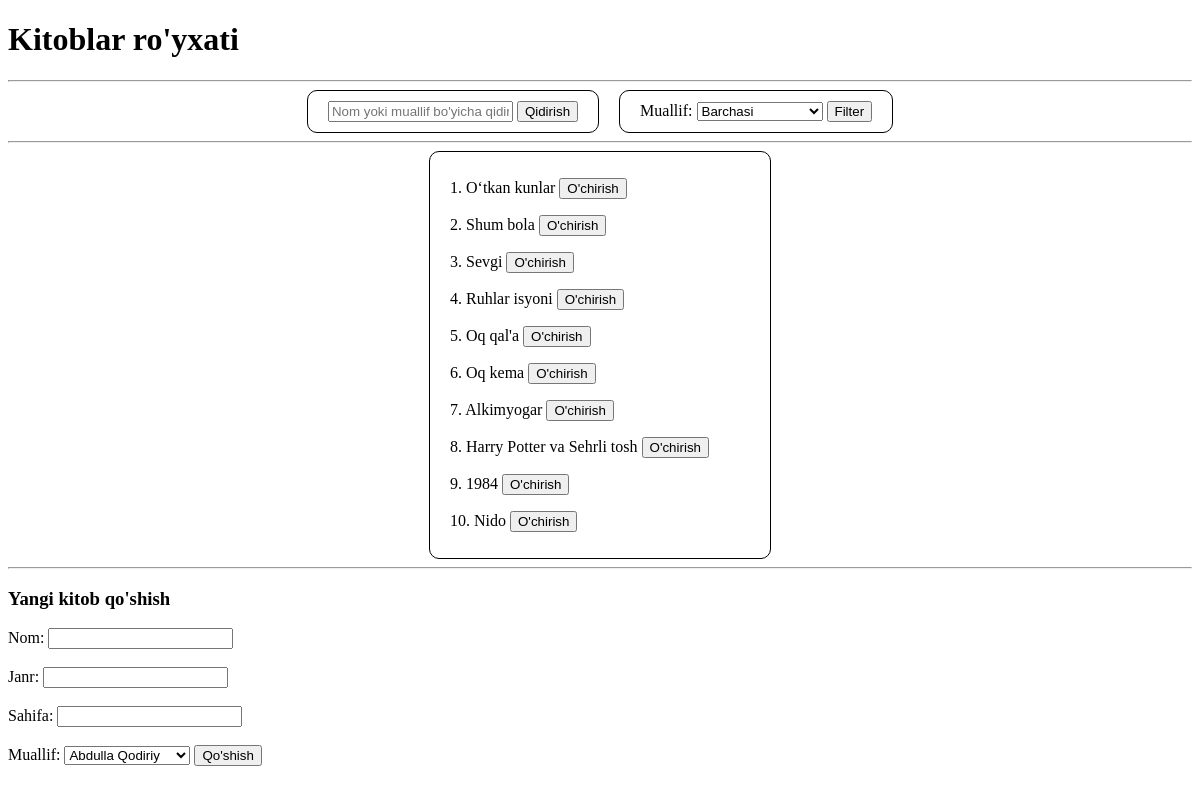
/books/, run on an earlier commit of the app's database.
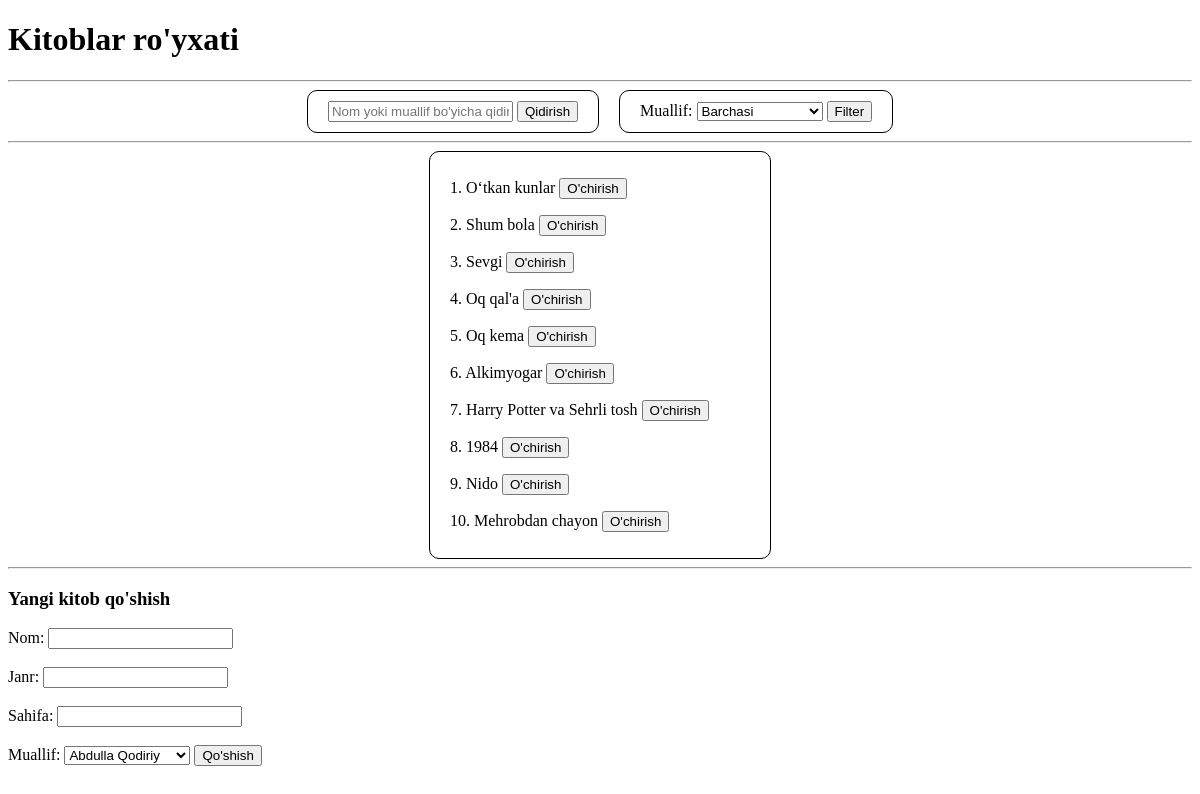
And on a later commit of the database.
### main/models.py (models this page shows, shortened)
class Kitob(models.Model):
    nom = models.CharField(max_length=200)
    janr = models.CharField(max_length=100)
    sahifa = models.IntegerField()
    muallif = models.ForeignKey(Muallif, on_delete=models.CASCADE)
    class Meta:
        verbose_name = "Kitob"
        verbose_name_plural = "Kitoblar"

### main/views.py (the view, shortened to what this page needs)
# urls.py: path('books/', books_view),
def books_view(request):
    books = Kitob.objects.all()
    authors = Muallif.objects.all()
    search = request.GET.get('search')
    if search:
        books = books.filter(
            Q(nom__contains=search) |
            Q(muallif__ism__contains=search)
        )
    muallif_id = request.GET.get('muallif_id')
    if muallif_id:
        books = books.filter(muallif__id=muallif_id)
    context = {
        'books': books,
        'authors': authors,
        'search': search,
        'muallif_id': int(muallif_id) if muallif_id else 0,
    }
    return render(request, 'books.html', context)

### templates/books.html (shortened to what this page needs)
<!DOCTYPE html>
<html lang="en">
<head>
</head>
<body>
    <h1>Kitoblar ro'yxati</h1>
    <hr>
    <form style="display: flex; justify-content: center; align-items: center; gap: 20px;">
        <div  style="border: 1px solid black; border-radius: 10px; padding: 10px 20px;">
            <input type="text" name="search" placeholder="Nom yoki muallif bo'yicha qidiring ..." {% if search %} value="{{ search }}"{% endif %}>
            <button type="submit">Qidirish</button>
        </div>
        <div style="border: 1px solid black; border-radius: 10px; padding: 10px 20px;">
            <label for="muallif_filter">Muallif: </label>
            <select name="muallif_id" id="muallif_filter">
                <option value="">Barchasi</option>
            </select>
            <button>Filter</button>
        </div>
    </form>
    <hr>
    <div style="margin: 0 auto; width: 300px; border: 1px solid black; border-radius: 10px; padding: 10px 20px;">
        {% for book in books %}
            <p>{{ forloop.counter }}. {{ book.nom }}
                <a href="/books/{{ book.id }}/delete/confirm/">
                    <button>O'chirish</button>
                </a>
            </p>
        {% endfor %}
    </div>
    <hr>
    <h3>Yangi kitob qo'shish</h3>
    <form method="post">
        <label for="name">Nom: </label>
        <input type="text" name="nom" id="name" required>
        <br><br>
        <label for="genre">Janr: </label>
        <input type="text" name="janr" id="genre" required>
        <br><br>
        <label for="pages">Sahifa: </label>
        <input type="number" name="sahifa" id="pages" required>
        <br><br>
        <label for="author">Muallif: </label>
        <select name="muallif_id" id="author">
            {% for author in authors %}
                <option value="{{ author.id }}">{{ author.ism }}</option>
            {% endfor %}
        </select>
        <button>Qo'shish</button>
    </form>
</body>
</html>

What changed in the data, as far as the page shows it:
removed Kitob: nom "Ruhlar isyoni"
added Kitob: nom "Mehrobdan chayon"
